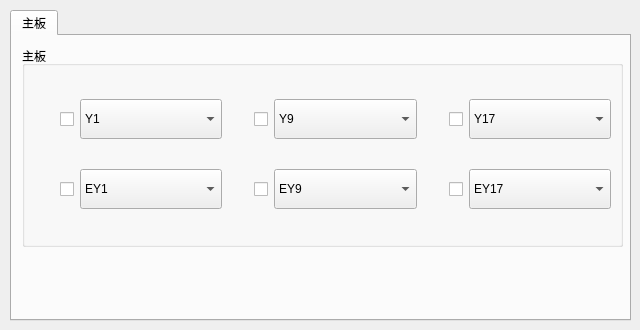
   <widget class="QWidget" name="pageOut">
    <widget class="QTabWidget" name="tabWgtMainBoardOut">
     <property name="geometry">
      <rect>
       <x>10</x>
       <y>10</y>
       <width>621</width>
       <height>311</height>
      </rect>
     </property>
     <property name="currentIndex">
      <number>0</number>
     </property>
     <widget class="QWidget" name="tabMainBoardOut">
      <attribute name="title">
       <string>主板</string>
      </attribute>
      <widget class="QGroupBox" name="groupBox_13">
       <property name="geometry">
        <rect>
         <x>10</x>
         <y>10</y>
         <width>601</width>
         <height>201</height>
        </rect>
       </property>
       <property name="title">
        <string>主板</string>
       </property>
       <layout class="QGridLayout" name="gridLayout_2">
        <item row="0" column="0">
         <layout class="QHBoxLayout" name="horizontalLayout_3">
          <item>
           <widget class="QCheckBox" name="chboxMainBoardOut0">
            <property name="minimumSize">
             <size>
              <width>40</width>
              <height>40</height>
             </size>
            </property>
            <property name="maximumSize">
             <size>
              <width>40</width>
              <height>40</height>
             </size>
            </property>
            <property name="layoutDirection">
             <enum>Qt::RightToLeft</enum>
            </property>
            <property name="text">
             <string/>
            </property>
            <property name="autoExclusive">
             <bool>true</bool>
            </property>
           </widget>
          </item>
          <item>
           <widget class="QComboBox" name="coboxMainBoardOut0">
            <property name="minimumSize">
             <size>
              <width>0</width>
              <height>40</height>
             </size>
            </property>
            <property name="maximumSize">
             <size>
              <width>16777215</width>
              <height>40</height>
             </size>
            </property>
            <item>
             <property name="text">
              <string>Y1</string>
             </property>
            </item>
            <item>
             <property name="text">
              <string>Y2</string>
             </property>
            </item>
            <item>
             <property name="text">
              <string>Y3</string>
             </property>
            </item>
            <item>
             <property name="text">
              <string>Y4</string>
             </property>
            </item>
            <item>
             <property name="text">
              <string>Y5</string>
             </property>
            </item>
            <item>
             <property name="text">
              <string>Y6</string>
             </property>
            </item>
            <item>
             <property name="text">
              <string>Y7</string>
             </property>
            </item>
            <item>
             <property name="text">
              <string>Y8</string>
             </property>
            </item>
           </widget>
          </item>
         </layout>
        </item>
        <item row="0" column="1">
         <layout class="QHBoxLayout" name="horizontalLayout_2">
          <item>
           <widget class="QCheckBox" name="chboxMainBoardOut1">
            <property name="minimumSize">
             <size>
              <width>40</width>
              <height>40</height>
             </size>
            </property>
            <property name="maximumSize">
             <size>
              <width>40</width>
              <height>40</height>
             </size>
            </property>
            <property name="layoutDirection">
             <enum>Qt::RightToLeft</enum>
            </property>
            <property name="text">
             <string/>
            </property>
            <property name="autoExclusive">
             <bool>true</bool>
            </property>
           </widget>
          </item>
          <item>
           <widget class="QComboBox" name="coboxMainBoardOut1">
            <property name="minimumSize">
             <size>
              <width>0</width>
              <height>40</height>
             </size>
            </property>
            <property name="maximumSize">
             <size>
              <width>16777215</width>
              <height>40</height>
             </size>
            </property>
            <item>
             <property name="text">
              <string>Y9</string>
             </property>
            </item>
            <item>
             <property name="text">
              <string>Y10</string>
             </property>
            </item>
            <item>
             <property name="text">
              <string>Y11</string>
             </property>
            </item>
            <item>
             <property name="text">
              <string>Y12</string>
             </property>
            </item>
            <item>
             <property name="text">
              <string>Y13</string>
             </property>
            </item>
            <item>
             <property name="text">
              <string>Y14</string>
             </property>
            </item>
            <item>
             <property name="text">
              <string>Y15</string>
             </property>
            </item>
            <item>
             <property name="text">
              <string>Y16</string>
             </property>
            </item>
           </widget>
          </item>
         </layout>
        </item>
        <item row="0" column="2">
         <layout class="QHBoxLayout" name="horizontalLayout">
          <item>
           <widget class="QCheckBox" name="chboxMainBoardOut2">
            <property name="minimumSize">
             <size>
              <width>40</width>
              <height>40</height>
             </size>
            </property>
            <property name="maximumSize">
             <size>
              <width>40</width>
              <height>40</height>
             </size>
            </property>
            <property name="layoutDirection">
             <enum>Qt::RightToLeft</enum>
            </property>
            <property name="text">
             <string/>
            </property>
            <property name="autoExclusive">
             <bool>true</bool>
            </property>
           </widget>
          </item>
          <item>
           <widget class="QComboBox" name="coboxMainBoardOut2">
            <property name="minimumSize">
             <size>
              <width>0</width>
              <height>40</height>
             </size>
            </property>
            <property name="maximumSize">
             <size>
              <width>16777215</width>
              <height>40</height>
             </size>
            </property>
            <item>
             <property name="text">
              <string>Y17</string>
             </property>
            </item>
            <item>
             <property name="text">
              <string>Y18</string>
             </property>
            </item>
            <item>
             <property name="text">
              <string>Y19</string>
             </property>
            </item>
            <item>
             <property name="text">
              <string>Y20</string>
             </property>
            </item>
            <item>
             <property name="text">
              <string>Y21</string>
             </property>
            </item>
            <item>
             <property name="text">
              <string>Y22</string>
             </property>
            </item>
            <item>
             <property name="text">
              <string>Y23</string>
             </property>
            </item>
            <item>
             <property name="text">
              <string>Y24</string>
             </property>
            </item>
           </widget>
          </item>
         </layout>
        </item>
        <item row="1" column="0">
         <layout class="QHBoxLayout" name="horizontalLayout_4">
          <item>
           <widget class="QCheckBox" name="chboxMainBoardOutExtend0">
            <property name="minimumSize">
             <size>
              <width>40</width>
              <height>40</height>
             </size>
            </property>
            <property name="maximumSize">
             <size>
              <width>40</width>
              <height>40</height>
             </size>
            </property>
            <property name="layoutDirection">
             <enum>Qt::RightToLeft</enum>
            </property>
            <property name="text">
             <string/>
            </property>
            <property name="autoExclusive">
             <bool>true</bool>
            </property>
           </widget>
          </item>
          <item>
           <widget class="QComboBox" name="coboxMainBoardOutExtend0">
            <property name="minimumSize">
             <size>
              <width>0</width>
              <height>40</height>
             </size>
            </property>
            <property name="maximumSize">
             <size>
              <width>16777215</width>
              <height>40</height>
             </size>
            </property>
            <item>
             <property name="text">
              <string>EY1</string>
             </property>
            </item>
            <item>
             <property name="text">
              <string>EY2</string>
             </property>
            </item>
            <item>
             <property name="text">
              <string>EY3</string>
             </property>
            </item>
            <item>
             <property name="text">
              <string>EY4</string>
             </property>
            </item>
            <item>
             <property name="text">
              <string>EY5</string>
             </property>
            </item>
            <item>
             <property name="text">
              <string>EY6</string>
             </property>
            </item>
            <item>
             <property name="text">
              <string>EY7</string>
             </property>
            </item>
            <item>
             <property name="text">
              <string>EY8</string>
             </property>
            </item>
           </widget>
          </item>
         </layout>
        </item>
        <item row="1" column="1">
         <layout class="QHBoxLayout" name="horizontalLayout_5">
          <item>
           <widget class="QCheckBox" name="chboxMainBoardOutExtend1">
            <property name="minimumSize">
             <size>
              <width>40</width>
              <height>40</height>
             </size>
            </property>
            <property name="maximumSize">
             <size>
              <width>40</width>
              <height>40</height>
             </size>
            </property>
            <property name="layoutDirection">
             <enum>Qt::RightToLeft</enum>
            </property>
            <property name="text">
             <string/>
            </property>
            <property name="autoExclusive">
             <bool>true</bool>
            </property>
           </widget>
          </item>
          <item>
           <widget class="QComboBox" name="coboxMainBoardOutExtend1">
            <property name="minimumSize">
             <size>
              <width>0</width>
              <height>40</height>
             </size>
            </property>
            <property name="maximumSize">
             <size>
              <width>16777215</width>
              <height>40</height>
             </size>
            </property>
            <item>
             <property name="text">
              <string>EY9</string>
             </property>
            </item>
            <item>
             <property name="text">
              <string>EY10</string>
             </property>
            </item>
            <item>
             <property name="text">
              <string>EY11</string>
             </property>
            </item>
            <item>
             <property name="text">
              <string>EY12</string>
             </property>
            </item>
            <item>
             <property name="text">
              <string>EY13</string>
             </property>
            </item>
            <item>
             <property name="text">
              <string>EY14</string>
             </property>
            </item>
            <item>
             <property name="text">
              <string>EY15</string>
             </property>
            </item>
            <item>
             <property name="text">
              <string>EY16</string>
             </property>
            </item>
           </widget>
          </item>
         </layout>
        </item>
        <item row="1" column="2">
         <layout class="QHBoxLayout" name="horizontalLayout_6">
          <item>
           <widget class="QCheckBox" name="chboxMainBoardOutExtend2">
            <property name="minimumSize">
             <size>
              <width>40</width>
              <height>40</height>
             </size>
            </property>
            <property name="maximumSize">
             <size>
              <width>40</width>
              <height>40</height>
             </size>
            </property>
            <property name="layoutDirection">
             <enum>Qt::RightToLeft</enum>
            </property>
            <property name="text">
             <string/>
            </property>
            <property name="autoExclusive">
             <bool>true</bool>
            </property>
           </widget>
          </item>
          <item>
           <widget class="QComboBox" name="coboxMainBoardOutExtend2">
            <property name="minimumSize">
             <size>
              <width>0</width>
              <height>40</height>
             </size>
            </property>
            <property name="maximumSize">
             <size>
              <width>16777215</width>
              <height>40</height>
             </size>
            </property>
            <item>
             <property name="text">
              <string>EY17</string>
             </property>
            </item>
            <item>
             <property name="text">
              <string>EY18</string>
             </property>
            </item>
            <item>
             <property name="text">
              <string>EY19</string>
             </property>
            </item>
            <item>
             <property name="text">
              <string>EY20</string>
             </property>
            </item>
           </widget>
          </item>
         </layout>
        </item>
       </layout>
      </widget>
     </widget>
    </widget>
   </widget>
